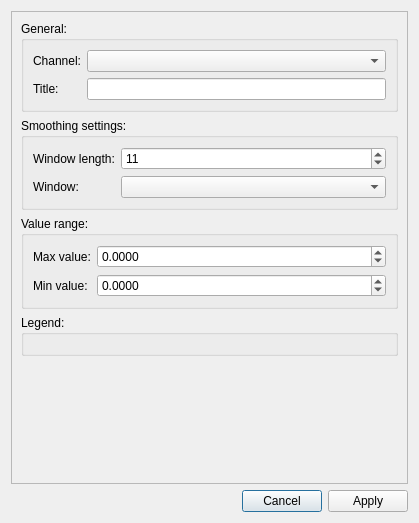
<?xml version="1.0" encoding="UTF-8"?>
<ui version="4.0">
 <class>singleChannelDialog</class>
 <widget class="QDialog" name="singleChannelDialog">
  <property name="geometry">
   <rect>
    <x>0</x>
    <y>0</y>
    <width>419</width>
    <height>523</height>
   </rect>
  </property>
  <property name="windowTitle">
   <string>Meggie - Single channel</string>
  </property>
  <layout class="QGridLayout" name="gridLayout">
   <item row="0" column="0">
    <widget class="QScrollArea" name="scrollArea">
     <property name="minimumSize">
      <size>
       <width>0</width>
       <height>0</height>
      </size>
     </property>
     <property name="verticalScrollBarPolicy">
      <enum>Qt::ScrollBarAsNeeded</enum>
     </property>
     <property name="horizontalScrollBarPolicy">
      <enum>Qt::ScrollBarAsNeeded</enum>
     </property>
     <property name="sizeAdjustPolicy">
      <enum>QAbstractScrollArea::AdjustToContents</enum>
     </property>
     <property name="widgetResizable">
      <bool>true</bool>
     </property>
     <widget class="QWidget" name="scrollAreaWidgetContents">
      <property name="geometry">
       <rect>
        <x>0</x>
        <y>0</y>
        <width>399</width>
        <height>472</height>
       </rect>
      </property>
      <property name="minimumSize">
       <size>
        <width>0</width>
        <height>0</height>
       </size>
      </property>
      <layout class="QGridLayout" name="gridLayout_2">
       <item row="4" column="0">
        <spacer name="verticalSpacer">
         <property name="orientation">
          <enum>Qt::Vertical</enum>
         </property>
         <property name="sizeHint" stdset="0">
          <size>
           <width>20</width>
           <height>40</height>
          </size>
         </property>
        </spacer>
       </item>
       <item row="3" column="0">
        <widget class="QGroupBox" name="groupBoxLegend">
         <property name="title">
          <string>Legend:</string>
         </property>
         <layout class="QFormLayout" name="formLayoutLegend"/>
        </widget>
       </item>
       <item row="2" column="0">
        <widget class="QGroupBox" name="groupBoxValueRange">
         <property name="title">
          <string>Value range:</string>
         </property>
         <layout class="QFormLayout" name="formLayout_3">
          <item row="0" column="0">
           <widget class="QLabel" name="labelMax">
            <property name="text">
             <string>Max value:</string>
            </property>
           </widget>
          </item>
          <item row="0" column="1">
           <widget class="QDoubleSpinBox" name="doubleSpinBoxMax">
            <property name="suffix">
             <string/>
            </property>
            <property name="decimals">
             <number>4</number>
            </property>
            <property name="minimum">
             <double>-100000000000.000000000000000</double>
            </property>
            <property name="maximum">
             <double>100000000000.000000000000000</double>
            </property>
            <property name="singleStep">
             <double>0.010000000000000</double>
            </property>
            <property name="value">
             <double>0.000000000000000</double>
            </property>
           </widget>
          </item>
          <item row="1" column="0">
           <widget class="QLabel" name="labelMin">
            <property name="text">
             <string>Min value:</string>
            </property>
           </widget>
          </item>
          <item row="1" column="1">
           <widget class="QDoubleSpinBox" name="doubleSpinBoxMin">
            <property name="suffix">
             <string/>
            </property>
            <property name="decimals">
             <number>4</number>
            </property>
            <property name="minimum">
             <double>-100000000000.000000000000000</double>
            </property>
            <property name="maximum">
             <double>100000000000.000000000000000</double>
            </property>
            <property name="singleStep">
             <double>0.010000000000000</double>
            </property>
            <property name="value">
             <double>0.000000000000000</double>
            </property>
           </widget>
          </item>
         </layout>
        </widget>
       </item>
       <item row="0" column="0">
        <widget class="QGroupBox" name="groupBoxGeneral">
         <property name="title">
          <string>General:</string>
         </property>
         <layout class="QFormLayout" name="formLayout_4">
          <item row="0" column="0">
           <widget class="QLabel" name="labelChannel">
            <property name="text">
             <string>Channel:</string>
            </property>
           </widget>
          </item>
          <item row="0" column="1">
           <widget class="QComboBox" name="comboBoxChannel"/>
          </item>
          <item row="1" column="0">
           <widget class="QLabel" name="labelTitle">
            <property name="text">
             <string>Title:</string>
            </property>
           </widget>
          </item>
          <item row="1" column="1">
           <widget class="QLineEdit" name="lineEditTitle"/>
          </item>
         </layout>
        </widget>
       </item>
       <item row="1" column="0">
        <widget class="QGroupBox" name="groupBoxSmoothing">
         <property name="title">
          <string>Smoothing settings:</string>
         </property>
         <layout class="QFormLayout" name="formLayout">
          <item row="0" column="0">
           <widget class="QLabel" name="labelWindowLength">
            <property name="text">
             <string>Window length:</string>
            </property>
           </widget>
          </item>
          <item row="0" column="1">
           <widget class="QSpinBox" name="spinBoxWindowLength">
            <property name="maximum">
             <number>10000000</number>
            </property>
            <property name="value">
             <number>11</number>
            </property>
           </widget>
          </item>
          <item row="1" column="0">
           <widget class="QLabel" name="labelWindow">
            <property name="text">
             <string>Window:</string>
            </property>
           </widget>
          </item>
          <item row="1" column="1">
           <widget class="QComboBox" name="comboBoxWindow">
            <item>
             <property name="text">
              <string/>
             </property>
            </item>
            <item>
             <property name="text">
              <string>hanning</string>
             </property>
            </item>
            <item>
             <property name="text">
              <string>flat</string>
             </property>
            </item>
           </widget>
          </item>
         </layout>
        </widget>
       </item>
      </layout>
     </widget>
    </widget>
   </item>
   <item row="1" column="0">
    <layout class="QHBoxLayout" name="horizontalLayout">
     <item>
      <spacer name="horizontalSpacer">
       <property name="orientation">
        <enum>Qt::Horizontal</enum>
       </property>
       <property name="sizeHint" stdset="0">
        <size>
         <width>40</width>
         <height>20</height>
        </size>
       </property>
      </spacer>
     </item>
     <item>
      <widget class="QPushButton" name="pushButtonCancel">
       <property name="text">
        <string>Cancel</string>
       </property>
      </widget>
     </item>
     <item>
      <widget class="QPushButton" name="pushButtonApply">
       <property name="text">
        <string>Apply</string>
       </property>
      </widget>
     </item>
    </layout>
   </item>
  </layout>
 </widget>
 <resources/>
 <connections>
  <connection>
   <sender>pushButtonCancel</sender>
   <signal>clicked()</signal>
   <receiver>singleChannelDialog</receiver>
   <slot>reject()</slot>
   <hints>
    <hint type="sourcelabel">
     <x>116</x>
     <y>197</y>
    </hint>
    <hint type="destinationlabel">
     <x>18</x>
     <y>131</y>
    </hint>
   </hints>
  </connection>
  <connection>
   <sender>pushButtonApply</sender>
   <signal>clicked()</signal>
   <receiver>singleChannelDialog</receiver>
   <slot>accept()</slot>
   <hints>
    <hint type="sourcelabel">
     <x>319</x>
     <y>197</y>
    </hint>
    <hint type="destinationlabel">
     <x>47</x>
     <y>149</y>
    </hint>
   </hints>
  </connection>
 </connections>
 <slots>
  <slot>acceptBatch()</slot>
 </slots>
</ui>
